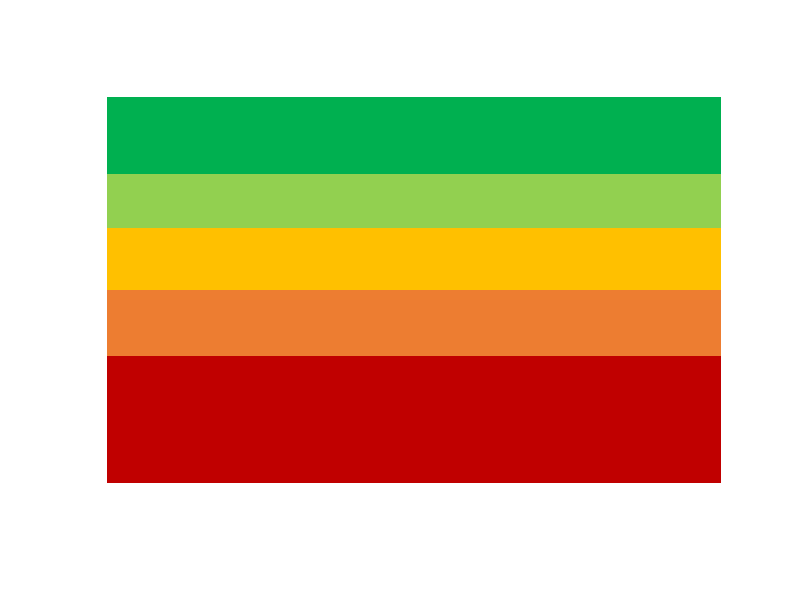

Write R code to recreate this figure.
#!/usr/bin/env Rscript
# this script does what?
library(Cairo)

# CairoPNG("im0.png", 800, 800)
png(filename = "im0.png", width = 5, height = 15, units = "cm", pointsize = 12, res = 300)

par(bg = "transparent", usr = c(0, 51, 0, 451)) #make the plot window a certain size?
plot(x=NULL, y=NULL , type = "n", axes = F, xlab = "", ylab = "", xlim=c(0,51), ylim=c(0,450)) #set up the plot?

#draw rectangles for thermometer
rect(0, 0, 50, 148, col = "#c00000", border = "transparent")     #red
rect(0, 148, 50, 225, col = "#ed7d31", border = "transparent") #orange
rect(0, 225, 50, 297, col = "#ffc000", border = "transparent") #gold
rect(0, 297, 50, 360, col = "#92d050", border = "transparent") #lgreen
rect(0, 360, 50, 450, col = "#00b050", border = "transparent") #dgreen

dev.off()
